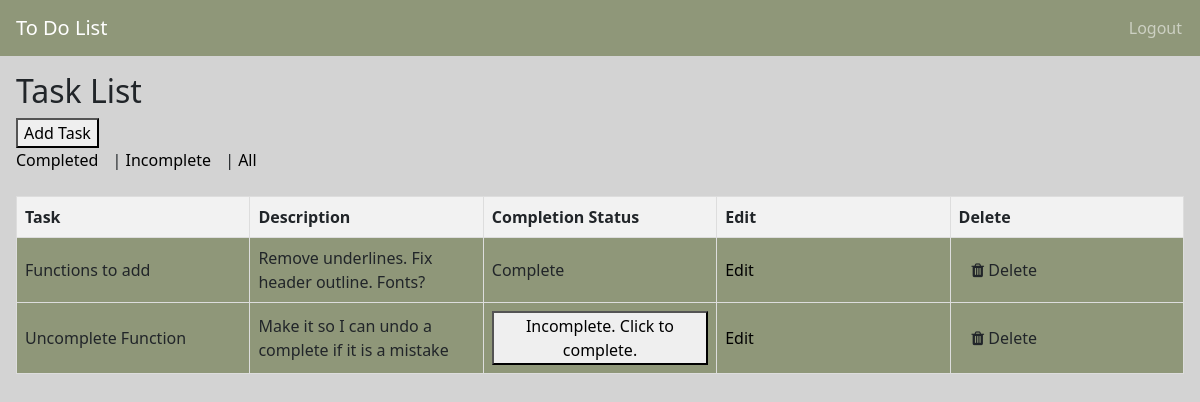
Before: /tasks/ (signed in) with the older database file.
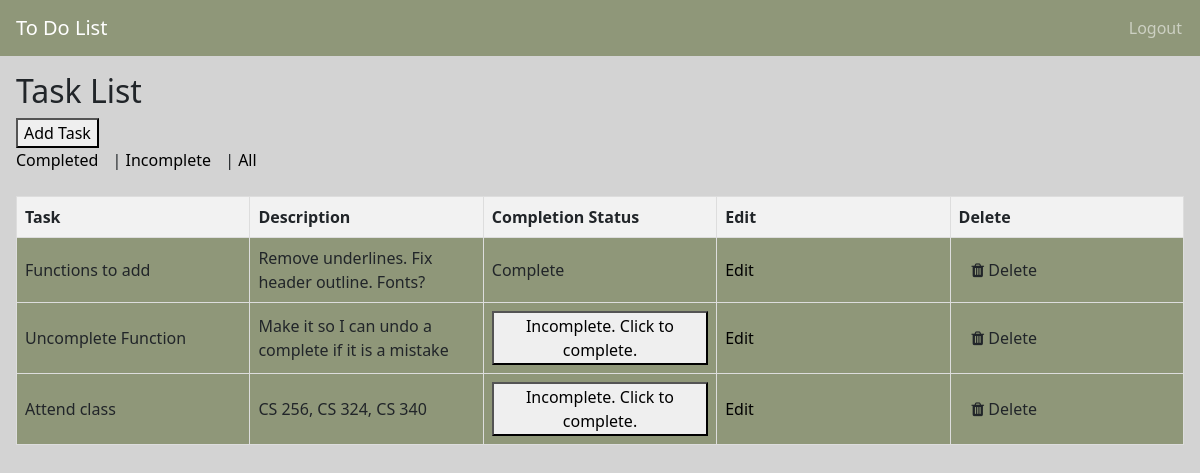
After: the same page with the newer database file.
### todo_app/models.py (models this page shows, shortened)
class Task(models.Model):
    user = models.ForeignKey(User, on_delete=models.CASCADE)
    title = models.CharField(max_length=200)
    description = models.TextField()
    completed = models.BooleanField(default=False)

### todo_app/views.py (the view)
# urls.py: path('tasks/', TaskListView.as_view(), name='task_list'),
class TaskListView(LoginRequiredMixin, ListView):
    model = Task
    template_name = 'task_list.html'
    context_object_name = 'tasks'
    def get_queryset(self):
        filter_option = self.request.GET.get('filter')
        if filter_option == 'completed':
            return Task.objects.filter(user=self.request.user, completed=True)
        elif filter_option == 'incomplete':
            return Task.objects.filter(user=self.request.user, completed=False)
        else:
            return Task.objects.filter(user=self.request.user)

### todo_app/templates/task_list.html (shortened to what this page needs)
{% extends 'base.html' %}
{% load static %}
{% block content %}
<div class=containing-element>
    <h2>Task List</h2>
    <a href="{% url 'add_task' %}"><button>Add Task</button></a>
    <div>
        <a href="?filter=completed">Completed</a> |
        <a href="?filter=incomplete">Incomplete</a> |
        <a href="?filter=all">All</a>
    </div>
</div>
    <div class="table-container">
        <table>
            <thead class="table-headers">
                <tr>
                    <th>Task</th>
                    <th>Description</th>
                    <th>Completion Status</th>
                    <th>Edit</th>
                    <th>Delete</th>
                </tr>
            </thead>
            <tbody>
                {% for task in tasks %}
                    <tr>
                        <td>{{ task.title }}</td>
                        <td>{{ task.description }}</td>
                        <td>
                            {% if task.completed %}
                                Complete
                            {% else %}
                            <form action="{% url 'complete_task' task.id %}" method="post" style="display: inline;">
                                <button type="submit">Incomplete. Click to complete.</button>
                            </form>
                            {% endif %}
                        </td>
                        <td>
                            <a href="{% url 'edit_task' task.id %}">Edit</a>
                        </td>
                        <td>
                            <form action="{% url 'delete_task' task.id %}" method="post" style="display: inline;">
                                <button class="btn" type="submit" onclick="return confirm('Are you sure you want to delete this task?')"><i class="fa fa-trash"></i> Delete</button>
                            </form>
                        </td>
                    </tr>
                {% endfor %}
            </tbody>
        </table>
    </div>
{% endblock %}

Changed rows visible on the page:
added Task: title "Attend class", description "CS 256, CS 324, CS 340", completed "Incomplete. Click to complete."
